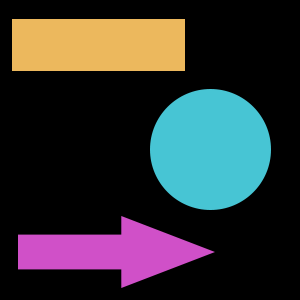
#> input picture image_descriptors/more_shapes_example.png, 300 x 300 px
$ python ectract_hu_moments.py
#> lines starting #> are read from the running program, lines starting #| are printed output that depends on the picture; after the words box and inside, x2 and y2 are one past the last pixel; in counts of white or black regions, pixels touching at a corner belong together
# import the necessary packages
import cv2
import imutils
# load the input image and convert it to grayscale
image = cv2.imread("more_shapes_example.png")
#> image is the input picture: shape (300, 300, 3); mean B, G, R 51.9, 49.8, 48.8
image = cv2.cvtColor(image, cv2.COLOR_BGR2GRAY)
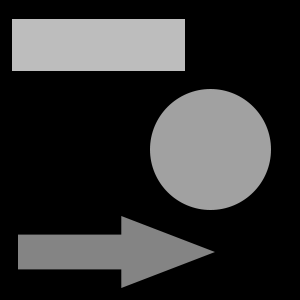
#> image: shape (300, 300); min 0, max 189, mean 49.7
# compute the Hu Moments feature vector for the entire image and show it
moments = cv2.HuMoments(cv2.moments(image)).flatten()
#> moments = [0.00249, 4.23e-07, 4.4e-09, 1.13e-09, -1.86e-18, -7.22e-13, -1.69e-18]
print("ORIGINAL MOMENTS: {}".format(moments))
#| ORIGINAL MOMENTS: [ 2.49036971e-03  4.23095200e-07  4.40477499e-09  1.12885226e-09
#|  -1.86121263e-18 -7.22345703e-13 -1.69474999e-18]
cv2.imshow("Image", image)
cv2.waitKey(0)
# find the contours of the three planes in the image
cnts = cv2.findContours(image.copy(), cv2.RETR_EXTERNAL,
	cv2.CHAIN_APPROX_SIMPLE)
#> cnts = 3 contours; box (x1, y1, x2, y2) and area: (150, 89, 271, 210) 11544, (12, 19, 185, 71) 8772, (18, 216, 215, 288) 6985
cnts = imutils.grab_contours(cnts)
# loop over each contour
for (i, c) in enumerate(cnts):
	# extract the ROI from the image and compute the Hu Moments feature
	# vector for the ROI
	(x, y, w, h) = cv2.boundingRect(c)
	roi = image[y:y + h, x:x + w]
	moments = cv2.HuMoments(cv2.moments(roi)).flatten()
	# show the moments and ROI
	print("MOMENTS FOR PLANE #{}: {}".format(i + 1, moments))
	cv2.imshow("ROI #{}".format(i + 1), roi)
	cv2.waitKey(0)
#> this loop made 3 passes
#> (x, y, w, h) on passes 1 to 2: (18, 216, 197, 72), (150, 89, 121, 121)
#> (c, x, y, w, h, moments) on pass 3: ([[12, 19], [12, 70], [184, 70], [184, 19]], 12, 19, 173, 52, [0.0016, 1.78e-06, 0, 0, 0, 0, 0])
#| MOMENTS FOR PLANE #1: [2.79065499e-03 6.00102887e-06 5.49805269e-10 3.44932918e-10
#|  1.50212617e-19 8.44982082e-13 6.11150780e-24]
#| MOMENTS FOR PLANE #2: [ 9.88622713e-04  7.90187765e-17  1.08888251e-18  1.01428232e-23
#|  -2.96884572e-44  7.27516431e-32  1.59625454e-44]
#| MOMENTS FOR PLANE #3: [1.59932927e-03 1.78053610e-06 0.00000000e+00 0.00000000e+00
#|  0.00000000e+00 0.00000000e+00 0.00000000e+00]
#> pass 1, `roi = image[y:y + h, x:x + w]`:
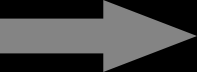
#> roi: shape (72, 197); min 0, max 132, mean 64.9
#> pass 2, `roi = image[y:y + h, x:x + w]`:
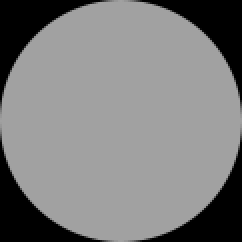
#> roi: shape (121, 121) (shown 2 times larger); min 0, max 161, mean 126.4
